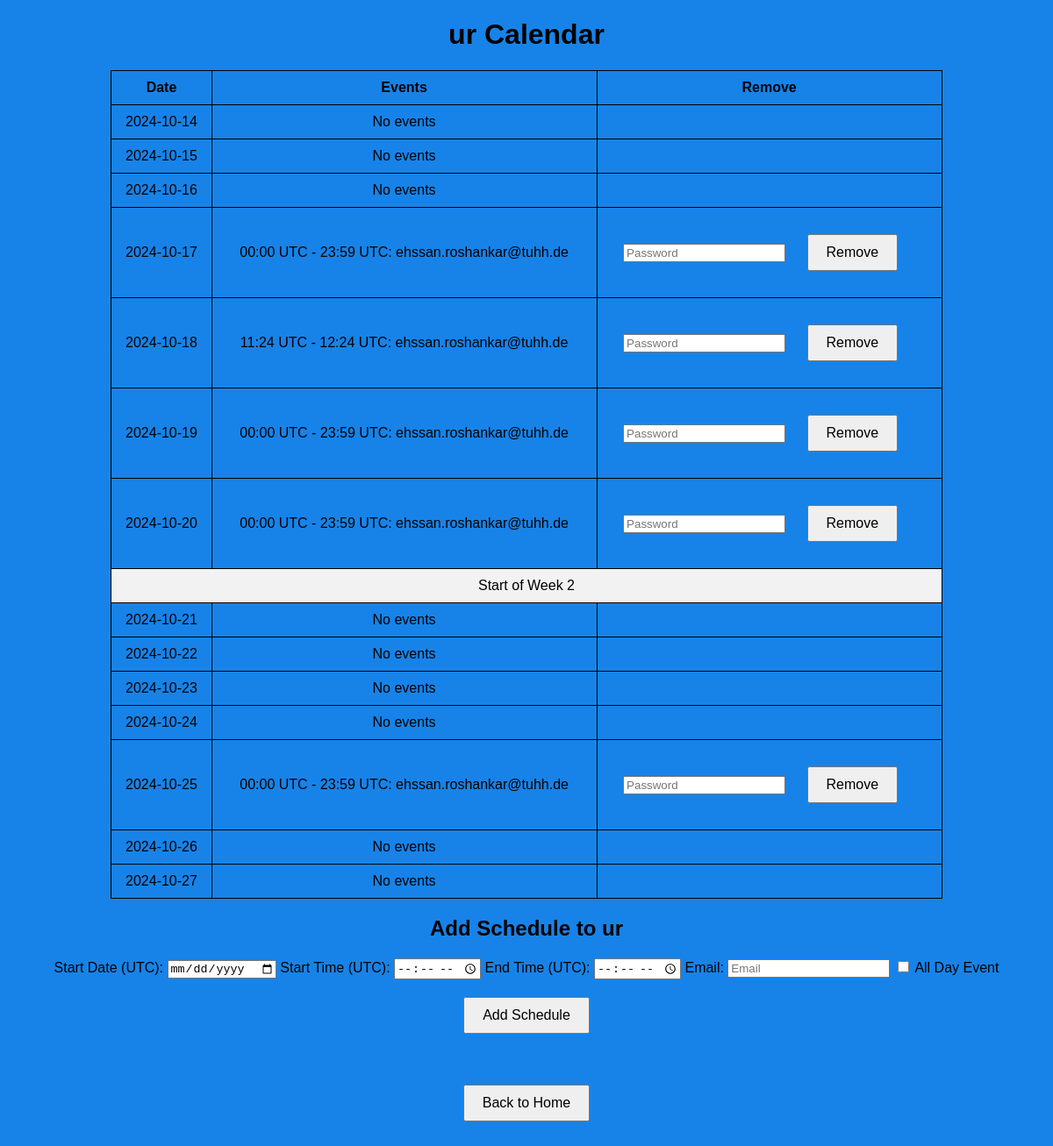
The page /calendar/ur on the database its author committed.
### app.py (models this page shows)
class ScheduleEntry(db.Model):
    id = db.Column(db.Integer, primary_key=True)
    start_time = db.Column(db.DateTime, nullable=False)
    end_time = db.Column(db.DateTime, nullable=False)
    email = db.Column(db.String(120), nullable=False)
    calendar_type = db.Column(db.String(50), nullable=False)  # New column for calendar type

### app.py (the view)
@app.route('/calendar/<calendar_type>')
def calendar(calendar_type):
    entries = get_entries_for_two_weeks(calendar_type)  # Fetch 14 days' worth of entries
    return render_template('calendar.html', entries=entries, calendar_type=calendar_type)

### app.py (called while the page is built)
def get_entries_for_two_weeks(calendar_type):
    entries = []
    now_utc = datetime.now(pytz.utc)
    start_of_week = now_utc - timedelta(days=now_utc.weekday())  # Get the latest Monday
    start_of_week = start_of_week.replace(hour=0, minute=0, second=0, microsecond=0)  # Set to 00:00:00
    for i in range(14):  # Iterate over 14 days
        day = start_of_week + timedelta(days=i)
        events = ScheduleEntry.query.filter(
            ScheduleEntry.start_time >= day,
            ScheduleEntry.start_time < day + timedelta(days=1),
            ScheduleEntry.calendar_type == calendar_type
        ).all()
        entries.append({
            'date': day.date(),
            'events': events
        })
    return entries

### templates/calendar.html (shortened to what this page needs)
<!DOCTYPE html>
<html lang="en">
<head>
</head>
<body>
    <h1>{{ calendar_type }} Calendar</h1>
    <table>
        <thead>
            <tr>
                <th>Date</th>
                <th>Events</th>
                <th>Remove</th>
            </tr>
        </thead>
        <tbody>
            {% for entry in entries %}
            <tr>
                <td>{{ entry.date }}</td>
                <td>
                    {% for event in entry.events %}
                    <div>{{ event.start_time.strftime('%H:%M UTC') }} - {{ event.end_time.strftime('%H:%M UTC') }}: {{ event.email }}</div>
                    {% endfor %}
                    {% if not entry.events %}
                    <div>No events</div>
                    {% endif %}
                </td>
                <td>
                    {% for event in entry.events %}
                    <form action="{{ url_for('remove_entry', calendar_type=calendar_type) }}" method="post" style="display: inline;">
                        <input type="password" name="password" placeholder="Password" required>
                        <button type="submit">Remove</button>
                    </form>
                    {% endfor %}
                </td>
            </tr>
            {% if loop.index == 7 %}
            <tr>
                <td colspan="3" style="background-color: #f2f2f2; text-align: center;">Start of Week 2</td>
            </tr>
            {% endif %}
            {% endfor %}
        </tbody>
    </table>
    <h2>Add Schedule to {{ calendar_type }}</h2>
    <form action="{{ url_for('schedule', calendar_type=calendar_type) }}" method="post">
        <label for="start_date">Start Date (UTC):</label>
        <input type="date" id="start_date" name="start_date" required>
        <label for="start_time">Start Time (UTC):</label>
        <input type="time" id="start_time" name="start_time" required>
        <label for="end_time">End Time (UTC):</label>
        <input type="time" id="end_time" name="end_time" required>
        <label for="email">Email:</label>
        <input type="email" id="email" name="email" placeholder="Email" required>
        <label for="all_day">
            <input type="checkbox" id="all_day" name="all_day" onclick="toggleTimeInputs()">
            All Day Event
        </label>
        <button type="submit">Add Schedule</button>
    </form>
    <br>
    <a href="{{ url_for('index') }}">
        <button>Back to Home</button>
    </a>
</body>
</html>

### templates/calendar.html (style rules this page uses)
body { background-color: #1783E8; text-align: center; font-family: Arial, sans-serif; }
table { margin: auto; border-collapse: collapse; width: 80%; }
th, td { border: 1px solid black; padding: 10px; text-align: center; }
button { margin: 20px; padding: 10px 20px; font-size: 16px; }

### rows shown on the page
ScheduleEntry: start_time "00:00 UTC", end_time "23:59 UTC", email "ehssan.roshankar@tuhh.de"
ScheduleEntry: start_time "11:24 UTC", end_time "12:24 UTC", email "ehssan.roshankar@tuhh.de"
ScheduleEntry: start_time "00:00 UTC", end_time "23:59 UTC", email "ehssan.roshankar@tuhh.de"
ScheduleEntry: start_time "00:00 UTC", end_time "23:59 UTC", email "ehssan.roshankar@tuhh.de"
ScheduleEntry: start_time "00:00 UTC", end_time "23:59 UTC", email "ehssan.roshankar@tuhh.de"

### other values the page prints
{{ calendar_type }} "ur"
{{ entry.date }} "2024-10-14" "2024-10-15" "2024-10-16" "2024-10-17" "2024-10-18" "2024-10-19" "2024-10-20" "2024-10-21" "2024-10-22" "2024-10-23" "2024-10-24" "2024-10-25" "2024-10-26" "2024-10-27"
